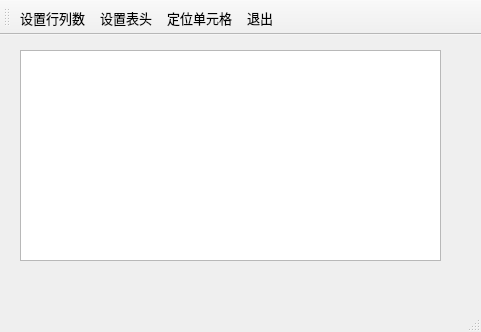
<?xml version="1.0" encoding="UTF-8"?>
<ui version="4.0">
 <class>MainWindow</class>
 <widget class="QMainWindow" name="MainWindow">
  <property name="geometry">
   <rect>
    <x>0</x>
    <y>0</y>
    <width>481</width>
    <height>332</height>
   </rect>
  </property>
  <property name="font">
   <font>
    <family>宋体</family>
    <pointsize>10</pointsize>
   </font>
  </property>
  <property name="windowTitle">
   <string>自定义对话框的使用</string>
  </property>
  <widget class="QWidget" name="centralWidget">
   <widget class="QTableView" name="tableView">
    <property name="geometry">
     <rect>
      <x>20</x>
      <y>15</y>
      <width>421</width>
      <height>211</height>
     </rect>
    </property>
    <property name="alternatingRowColors">
     <bool>true</bool>
    </property>
    <attribute name="verticalHeaderDefaultSectionSize">
     <number>28</number>
    </attribute>
   </widget>
  </widget>
  <widget class="QToolBar" name="mainToolBar">
   <property name="toolButtonStyle">
    <enum>Qt::ToolButtonTextUnderIcon</enum>
   </property>
   <attribute name="toolBarArea">
    <enum>TopToolBarArea</enum>
   </attribute>
   <attribute name="toolBarBreak">
    <bool>false</bool>
   </attribute>
   <addaction name="actTab_SetSize"/>
   <addaction name="actTab_SetHeader"/>
   <addaction name="actTab_Locate"/>
   <addaction name="actFile_Quit"/>
  </widget>
  <widget class="QStatusBar" name="statusBar"/>
  <action name="actTab_SetSize">
   <property name="icon">
    <iconset resource="res.qrc">
     <normaloff>:/images/images/230.bmp</normaloff>:/images/images/230.bmp</iconset>
   </property>
   <property name="text">
    <string>设置行列数</string>
   </property>
   <property name="toolTip">
    <string>设置表格行数和列数</string>
   </property>
  </action>
  <action name="actTab_SetHeader">
   <property name="icon">
    <iconset resource="res.qrc">
     <normaloff>:/images/images/516.bmp</normaloff>:/images/images/516.bmp</iconset>
   </property>
   <property name="text">
    <string>设置表头</string>
   </property>
   <property name="toolTip">
    <string>设置表头标题</string>
   </property>
  </action>
  <action name="actFile_Quit">
   <property name="icon">
    <iconset resource="res.qrc">
     <normaloff>:/images/images/132.bmp</normaloff>:/images/images/132.bmp</iconset>
   </property>
   <property name="text">
    <string>退出</string>
   </property>
   <property name="toolTip">
    <string>退出本软件</string>
   </property>
  </action>
  <action name="actTab_Locate">
   <property name="icon">
    <iconset resource="res.qrc">
     <normaloff>:/images/images/304.bmp</normaloff>:/images/images/304.bmp</iconset>
   </property>
   <property name="text">
    <string>定位单元格</string>
   </property>
   <property name="toolTip">
    <string>定位到某个单元格</string>
   </property>
  </action>
 </widget>
 <layoutdefault spacing="6" margin="11"/>
 <resources>
  <include location="res.qrc"/>
 </resources>
 <connections>
  <connection>
   <sender>actFile_Quit</sender>
   <signal>triggered()</signal>
   <receiver>MainWindow</receiver>
   <slot>close()</slot>
   <hints>
    <hint type="sourcelabel">
     <x>-1</x>
     <y>-1</y>
    </hint>
    <hint type="destinationlabel">
     <x>397</x>
     <y>255</y>
    </hint>
   </hints>
  </connection>
 </connections>
</ui>
